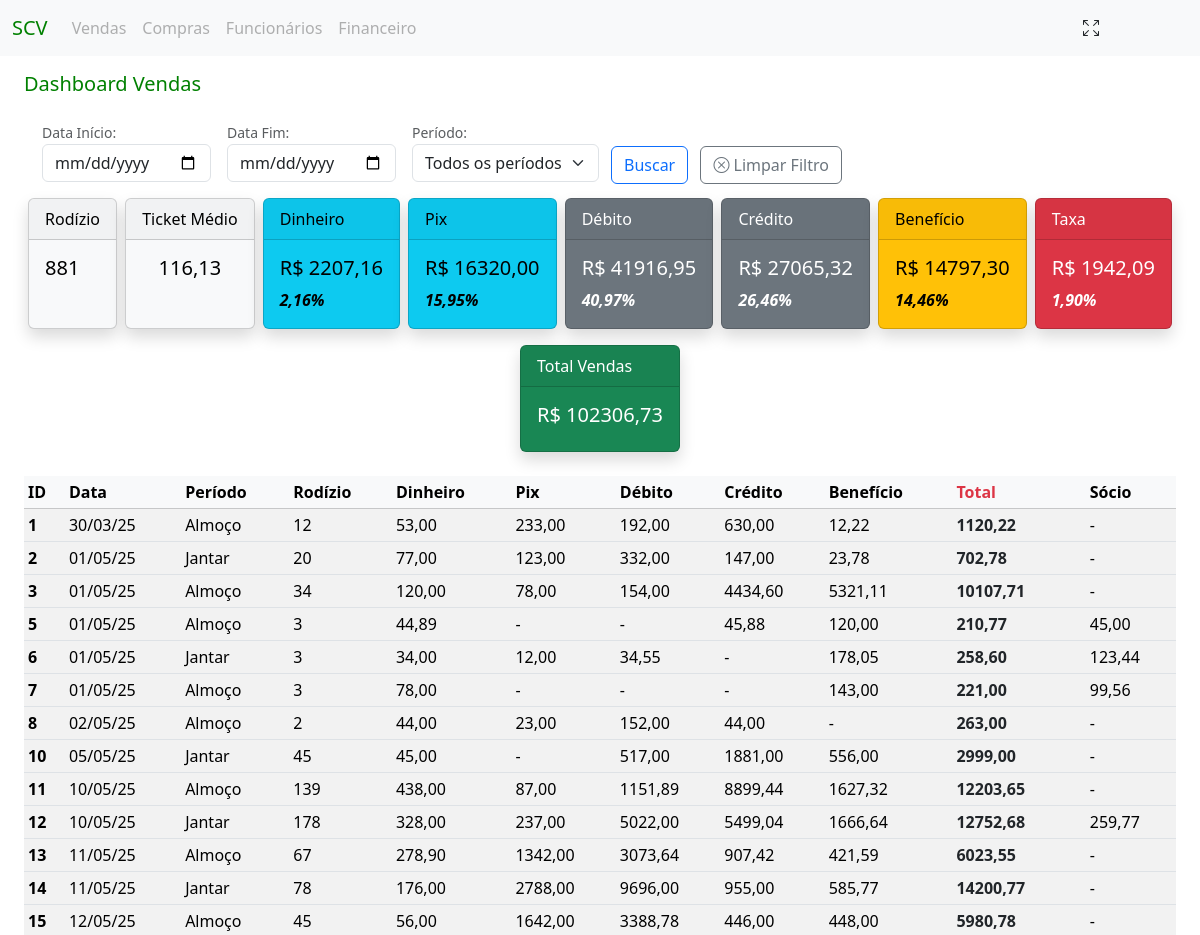
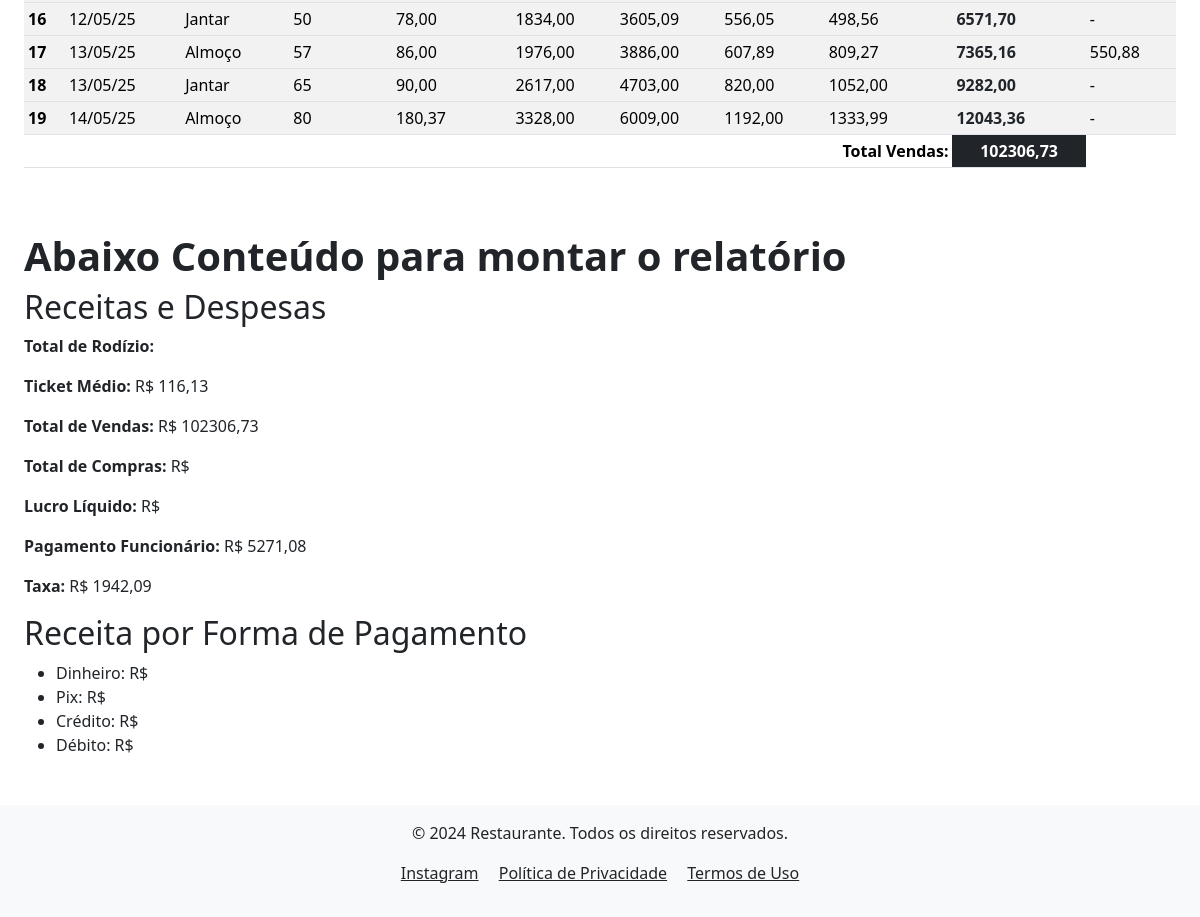
Screenshot of /dashboard_vendas?tenant=modelo_1 with the database file from the repository (2 pictures, top to bottom).
### vendas/models.py (models this page shows, shortened)
class Vendas(models.Model):
    PERIODO_CHOICES = [
        ('Almoço', 'Almoço'),
        ('Jantar', 'Jantar'),
        ]
    tenant = models.ForeignKey(Tenant, on_delete=models.CASCADE)
    created_at = models.DateTimeField(auto_now_add=True)
    data_venda = models.DateField(verbose_name="Data da Venda", null=False, blank=False)
    periodo = models.CharField(verbose_name="Período", max_length=6, choices=PERIODO_CHOICES, blank=False)
    rodizio = models.IntegerField(verbose_name="Qtd Rodízio", null=False, blank=False)
    dinheiro = models.DecimalField(verbose_name="Dinheiro", max_digits=8, decimal_places=2, null=True, blank=True)
    pix = models.DecimalField(verbose_name="Pix", max_digits=8, decimal_places=2, null=True, blank=True)
    debito_mastercard = models.DecimalField(verbose_name="Debito MasterCard", max_digits=8, decimal_places=2, null=True, blank=True)
    debito_visa = models.DecimalField(verbose_name="Debito Visa", max_digits=8, decimal_places=2, null=True, blank=True)
    debito_elo = models.DecimalField(verbose_name="Debito Elo", max_digits=8, decimal_places=2, null=True, blank=True)
    credito_mastercard = models.DecimalField(verbose_name="Credito MasterCard", max_digits=8, decimal_places=2, null=True, blank=True)
    credito_visa = models.DecimalField(verbose_name="Credito Visa", max_digits=8, decimal_places=2, null=True, blank=True)
    credito_elo = models.DecimalField(verbose_name="Credito Elo", max_digits=8, decimal_places=2, null=True, blank=True)
    alelo = models.DecimalField(verbose_name="Alelo", max_digits=8, decimal_places=2, null=True, blank=True)
    american_express = models.DecimalField(verbose_name="Amex", max_digits=8, decimal_places=2, null=True, blank=True)
    hiper = models.DecimalField(verbose_name="HiperCard", max_digits=8, decimal_places=2, null=True, blank=True)
    sodexo = models.DecimalField(verbose_name="Sodexo", max_digits=8, decimal_places=2, null=True, blank=True)
    ticket_rest = models.DecimalField(verbose_name="Ticket Refeição", max_digits=8, decimal_places=2, null=True, blank=True)
    vale_refeicao = models.DecimalField(verbose_name="Vale Refeição", max_digits=8, decimal_places=2, null=True, blank=True)
    dinersclub = models.DecimalField(verbose_name="DinersClub", max_digits=8, decimal_places=2, null=True, blank=True)
    socio = models.DecimalField(verbose_name="Sócio", max_digits=8, decimal_places=2, null=True, blank=True)
    dt_atualizado = models.DateTimeField(auto_now=True, null=False, blank=False)
    author = models.ForeignKey(settings.AUTH_USER_MODEL, on_delete=models.PROTECT, blank=False)
    def calcular_debito(self):
        return (self.debito_mastercard or 0) + (self.debito_visa or 0) + (self.debito_elo or 0)
    def calcular_credito(self):
        return (self.credito_mastercard or 0) + (self.credito_visa or 0) + (self.credito_elo or 0)
    def calcular_beneficio(self):
        return (
            (self.alelo or 0) +
            (self.american_express or 0) +
            (self.hiper or 0) +
            (self.sodexo or 0) +
            (self.ticket_rest or 0) +
            (self.vale_refeicao or 0) +
            (self.dinersclub or 0)
        )
    def calcular_total(self):
        return (
            (self.dinheiro or 0) +
            (self.pix or 0) +
            self.calcular_debito() +
            self.calcular_credito() +
            self.calcular_beneficio()
        )

### financeiro/views.py (the view)
# urls.py: path('dashboard_vendas', DashboardVendasView.as_view(), name='dashboard_vendas'),
class DashboardVendasView(DashboardBaseView):
    def get(self, request):
        data_inicio = request.GET.get('data_inicio')
        data_fim = request.GET.get('data_fim')
        periodo = request.GET.get('periodo')
        tenant = getattr(request.user, 'tenant', None)  # Obter o tenant do usuário logado
        if periodo:
            periodo = periodo.split(',')
        vendas = Vendas.objects.all()
        filtros = FiltrosFinanceiro(
            data_inicio=data_inicio,
            data_fim=data_fim,
            periodo=periodo,
            tenant=tenant
        )
        vendas_filtradas = filtros.aplicar_filtros(vendas)
        totais_vendas = self.calcular_totais_vendas(vendas_filtradas)
        total_taxas = self.calcular_taxas_vendas(vendas_filtradas) or 0
        taxa_total_taxa = (total_taxas / totais_vendas['total_vendas'] * 100) if totais_vendas['total_vendas'] != 0 else 0
        total_compras = self.calcular_totais_compras(Compras.objects.all())
        total_pagamento_funcionarios = self.calcular_totais_pagamentos(Pagamento.objects.all())
        context = {
            **totais_vendas,
            'data_inicio': data_inicio,
            'data_fim': data_fim,
            'campo_data': 'data_venda',
            'periodo': periodo,
            'total_taxas': total_taxas,
            'taxa_total_taxa': taxa_total_taxa,
            'total_despesas': total_compras,
            'pagamento_funcionario': total_pagamento_funcionarios,
            'vendas_por_forma': vendas_filtradas,
        }
        return render(request, 'financeiro/dashboard_vendas.html', context)

### financeiro/views.py (called while the page is built)
    def calcular_taxas_vendas(self, vendas_queryset):
        taxas_bandeiras = {
            "debito_mastercard": 0.0095,
            "debito_visa": 0.0095,
            "debito_elo": 0.0098,
            "credito_mastercard": 0.0299,
            "credito_visa": 0.0299,
            "credito_elo": 0.0299,
            "hiper": 0.0299,
            "dinersclub": 0.0299,
            "american_express": 0.025,
            "alelo": 0.07,
            "sodexo": 0.069,
            "vale_refeicao": 0.069,
            "ticket_rest": 0.07,
        }
        total_taxas = 0
        for bandeira, taxa in taxas_bandeiras.items():
            total_taxas += vendas_queryset.aggregate(
                total=Sum(F(bandeira) * taxa, output_field=DecimalField())
            )["total"] or 0
        return total_taxas

    def calcular_totais_pagamentos(self, pagamentos_queryset):
        total_pagamentos = pagamentos_queryset.aggregate(total_despesas=Sum('valor_pago'))['total_despesas'] or 0
        return total_pagamentos

### project/context_processors.py (called while the page is built)
def tenant_context(request):
    return {
        'tenant': request.GET.get('tenant', None),
    }

### financeiro/templates/financeiro/dashboard_vendas.html (shortened to what this page needs)
{% extends 'global/base.html' %}
{% block content %}
<h5 class="mb-4 mt-3" style="color: green;">Dashboard Vendas</h5>
<div class="container">
    <form action="" method="GET" class="d-flex align-items-center">
        <div class="mb-2 me-2">
            <small for="data_inicio" class="form-text">Data Início:</small>
            <input type="date" class="form-control" id="data_inicio" name="data_inicio" value="{{ request.GET.data_inicio }}">
        </div>
        <div class="mb-2 ms-2 me-2">
            <small for="data_fim" class="form-text">Data Fim:</small>
            <input type="date" class="form-control" id="data_fim" name="data_fim" value="{{ request.GET.data_fim }}">
        </div>
        <div class="mb-2 ms-2 me-2">
            <small for="periodo" class="form-text">Período:</small>
            <select class="form-select" id="periodo" name="periodo">
                <option value="" {% if periodo == "" %}selected{% endif %}>Todos os períodos</option>
            </select>
        </div>
        <div class="mb-1 ms-1 mt-2">
            <button type="submit" class="btn btn-outline-primary me-2 mt-3" name="buscar_compras">Buscar</button>
            <a href="{% url 'dashboard_vendas' %}?tenant={{ tenant }}" class="btn btn-outline-secondary me-2 mt-3">
                <i class="bi bi-x-circle"></i> Limpar Filtro
            </a>
        </div>
    </form>
</div>
{% if vendas_por_forma %}
    <div class="d-flex justify-content-around flex-wrap mt-2">
        {% include 'financeiro/cards/cards_vendas.html' %}
    </div>
    {% include 'financeiro/table/tabela_vendas.html' %}
{% else %}
    <div class="container">
        <div class="alert alert-warning mt-3" role="alert">
            Não há vendas para o filtro selecionado.
        </div>
    </div>
{% endif %}
<div>
    <h1 class="mt-5"><strong>Abaixo Conteúdo para montar o relatório</h2></strong>
    <h2>Receitas e Despesas</h2>
    <p><strong>Total de Rodízio:</strong> {{ rodizio }}</p>
    <p><strong>Ticket Médio:</strong> R$ {{ ticket_medio|floatformat:2 }}</p>
    <p><strong>Total de Vendas:</strong> R$ {{ total_vendas|floatformat:2 }}</p>
    <p><strong>Total de Compras:</strong> R$ {{ total_despesas|floatformat:2 }}</p>
    <p><strong>Lucro Líquido:</strong> R$ {{ lucro_liquido|floatformat:2 }}</p>
    <p><strong>Pagamento Funcionário:</strong> R$ {{ pagamento_funcionario|floatformat:2 }}</p>
    <p><strong>Taxa:</strong> R$ {{ total_taxas|floatformat:2 }}</p>
</div>
<div>
    <h2>Receita por Forma de Pagamento</h2>
    <ul>
        <li>Dinheiro: R$ {{ vendas_por_forma.dinheiro|floatformat:2 }}</li>
        <li>Pix: R$ {{ vendas_por_forma.pix|floatformat:2 }}</li>
        <li>Crédito: R$ {{ vendas_forma.credito|floatformat:2 }}</li>
        <li>Débito: R$ {{ vendas_forma.debito|floatformat:2 }}</li>
    </ul>
</div>
{% endblock content %}

### financeiro/templates/financeiro/table/tabela_vendas.html (shortened to what this page needs)
<div class="table-responsive">
    <table class="table table-sm table-striped table-hover mt-2">
        <thead class="table-light">
            <tr>
                <th scope="col">ID</th>
                <th scope="col">Data</th>
                <th scope="col">Período</th>
                <th scope="col">Rodízio</th>
                <th scope="col">Dinheiro</th>
                <th scope="col">Pix</th>
                <th scope="col">Débito</th>
                <th scope="col">Crédito</th>
                <th scope="col">Benefício</th>
                <th scope="col" class="text-danger fw-bold">Total</th>
                <th scope="col">Sócio</th>
            </tr>
        </thead>
        <tbody>
            {% for venda in vendas_por_forma %}
                <tr>
                    <th scope="row">{{ venda.pk }}</th>
                    <td>{{ venda.data_venda|date:"d/m/y" }}</td>
                    <td>{{ venda.periodo }}</td>
                    <td>{{ venda.rodizio }}</td>
                    <td>{{ venda.dinheiro|default:"-" }}</td>
                    <td>{{ venda.pix|default:"-" }}</td>
                    <td>{{ venda.calcular_debito|default:"-" }}</td>
                    <td>{{ venda.calcular_credito|default:"-" }}</td>
                    <td>{{ venda.calcular_beneficio|default:"-" }}</td>
                    <td class="text-dark fw-bold">
                            {{ venda.calcular_total|floatformat:2 }}
                    </td>
                    <td>{{ venda.socio|default:"-" }}</td>
                </tr>
            {% endfor %}
        </tbody>
        <tfoot>
            <tr>
                <td colspan="9" class="text-end fw-bold">Total Vendas:</td>
                <td class="bg-dark text-white fw-bold text-center">
                    {% if total_vendas %}
                        {{ total_vendas|floatformat:2 }}
                    {% else %}
                        -
                    {% endif %}
                </td>
            </tr>
        </tfoot>
    </table>
</div>

### rows the page displays
Vendas: pk "1", data_venda "30/03/25", periodo "Almoço", rodizio "12", dinheiro "53,00", pix "233,00", calcular_debito "192,00", calcular_credito "630,00", calcular_beneficio "12,22", calcular_total "1120,22", socio "-"
Vendas: pk "2", data_venda "01/05/25", periodo "Jantar", rodizio "20", dinheiro "77,00", pix "123,00", calcular_debito "332,00", calcular_credito "147,00", calcular_beneficio "23,78", calcular_total "702,78", socio "-"
Vendas: pk "3", data_venda "01/05/25", periodo "Almoço", rodizio "34", dinheiro "120,00", pix "78,00", calcular_debito "154,00", calcular_credito "4434,60", calcular_beneficio "5321,11", calcular_total "10107,71", socio "-"
Vendas: pk "5", data_venda "01/05/25", periodo "Almoço", rodizio "3", dinheiro "44,89", pix "-", calcular_debito "-", calcular_credito "45,88", calcular_beneficio "120,00", calcular_total "210,77", socio "45,00"
Vendas: pk "6", data_venda "01/05/25", periodo "Jantar", rodizio "3", dinheiro "34,00", pix "12,00", calcular_debito "34,55", calcular_credito "-", calcular_beneficio "178,05", calcular_total "258,60", socio "123,44"
Vendas: pk "7", data_venda "01/05/25", periodo "Almoço", rodizio "3", dinheiro "78,00", pix "-", calcular_debito "-", calcular_credito "-", calcular_beneficio "143,00", calcular_total "221,00", socio "99,56"
Vendas: pk "8", data_venda "02/05/25", periodo "Almoço", rodizio "2", dinheiro "44,00", pix "23,00", calcular_debito "152,00", calcular_credito "44,00", calcular_beneficio "-", calcular_total "263,00", socio "-"
Vendas: pk "10", data_venda "05/05/25", periodo "Jantar", rodizio "45", dinheiro "45,00", pix "-", calcular_debito "517,00", calcular_credito "1881,00", calcular_beneficio "556,00", calcular_total "2999,00", socio "-"
Vendas: pk "11", data_venda "10/05/25", periodo "Almoço", rodizio "139", dinheiro "438,00", pix "87,00", calcular_debito "1151,89", calcular_credito "8899,44", calcular_beneficio "1627,32", calcular_total "12203,65", socio "-"
Vendas: pk "12", data_venda "10/05/25", periodo "Jantar", rodizio "178", dinheiro "328,00", pix "237,00", calcular_debito "5022,00", calcular_credito "5499,04", calcular_beneficio "1666,64", calcular_total "12752,68", socio "259,77"
Vendas: pk "13", data_venda "11/05/25", periodo "Almoço", rodizio "67", dinheiro "278,90", pix "1342,00", calcular_debito "3073,64", calcular_credito "907,42", calcular_beneficio "421,59", calcular_total "6023,55", socio "-"
Vendas: pk "14", data_venda "11/05/25", periodo "Jantar", rodizio "78", dinheiro "176,00", pix "2788,00", calcular_debito "9696,00", calcular_credito "955,00", calcular_beneficio "585,77", calcular_total "14200,77", socio "-"
Vendas: pk "15", data_venda "12/05/25", periodo "Almoço", rodizio "45", dinheiro "56,00", pix "1642,00", calcular_debito "3388,78", calcular_credito "446,00", calcular_beneficio "448,00", calcular_total "5980,78", socio "-"
Vendas: pk "16", data_venda "12/05/25", periodo "Jantar", rodizio "50", dinheiro "78,00", pix "1834,00", calcular_debito "3605,09", calcular_credito "556,05", calcular_beneficio "498,56", calcular_total "6571,70", socio "-"
Vendas: pk "17", data_venda "13/05/25", periodo "Almoço", rodizio "57", dinheiro "86,00", pix "1976,00", calcular_debito "3886,00", calcular_credito "607,89", calcular_beneficio "809,27", calcular_total "7365,16", socio "550,88"
Vendas: pk "18", data_venda "13/05/25", periodo "Jantar", rodizio "65", dinheiro "90,00", pix "2617,00", calcular_debito "4703,00", calcular_credito "820,00", calcular_beneficio "1052,00", calcular_total "9282,00", socio "-"
Vendas: pk "19", data_venda "14/05/25", periodo "Almoço", rodizio "80", dinheiro "180,37", pix "3328,00", calcular_debito "6009,00", calcular_credito "1192,00", calcular_beneficio "1333,99", calcular_total "12043,36", socio "-"

### other values shown
{{ total_rodizio }} "881"
{{ ticket_medio|floatformat:2 }} "116,13"
{{ total_dinheiro|floatformat:2 }} "2207,16"
{{ taxa_dinheiro|floatformat:2 }} "2,16"
{{ total_pix|floatformat:2 }} "16320,00"
{{ taxa_pix|floatformat:2 }} "15,95"
{{ total_debito|floatformat:2 }} "41916,95"
{{ taxa_debito|floatformat:2 }} "40,97"
{{ total_credito|floatformat:2 }} "27065,32"
{{ taxa_credito|floatformat:2 }} "26,46"
{{ total_beneficio|floatformat:2 }} "14797,30"
{{ taxa_beneficio|floatformat:2 }} "14,46"
{{ total_taxas|floatformat:2 }} "1942,09"
{{ taxa_total_taxa|floatformat:2 }} "1,90"
{{ total_vendas|floatformat:2 }} "102306,73"
